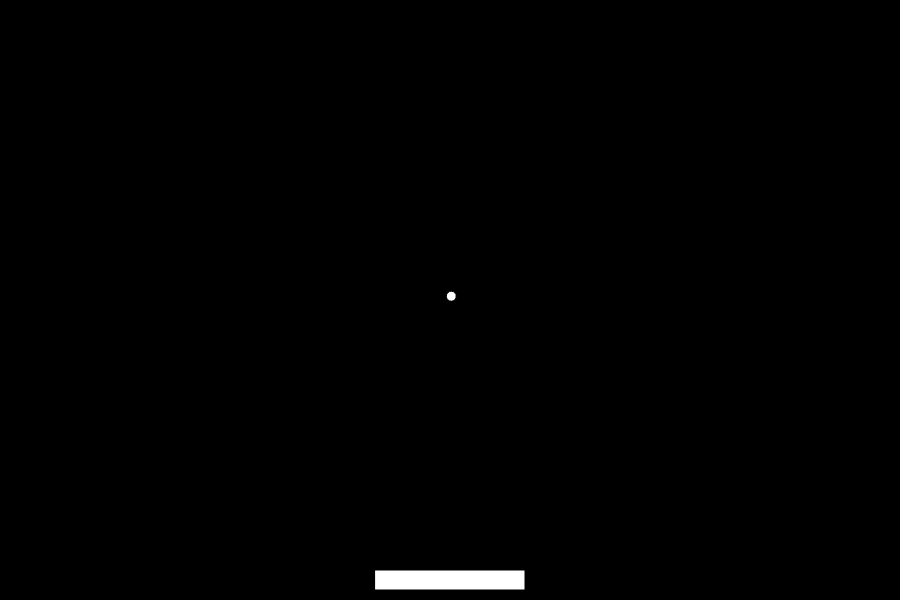
Frame 1 (no input)
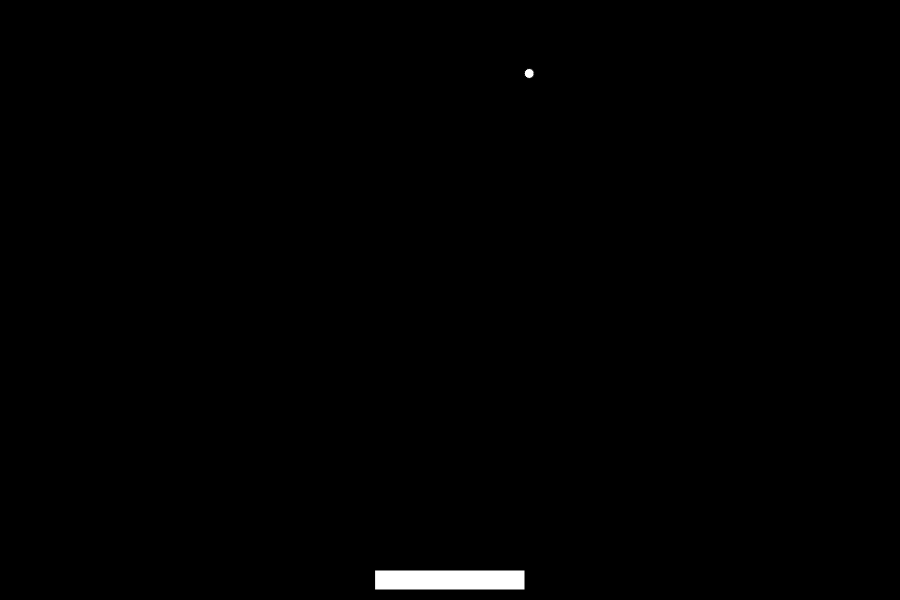
Frame 60 (no input)
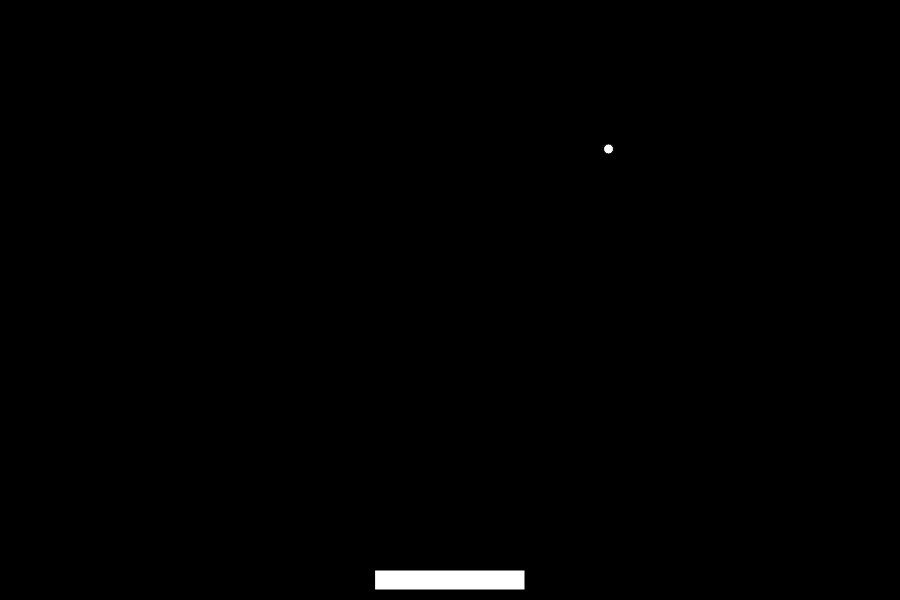
Frame 120 (the mouse pressed at the canvas centre since frame 60)

The p5.js sketch that drew these frames (run headless with seeded random() and noise() and a simulated clock; from frame 60 on, the mouse is pressed at the canvas centre):

// p5.js sketch
// ── sketch.js
var score = 0;
var paddle;
var ball;
var score_dom;
var paused = false;

function setup() {
  createCanvas(900, 600);
  paddle = new Paddle(width / 2, height - 20);
  ball = new Ball(
    createVector(width / 2, height / 2),
    random(-3 * PI / 4, -PI / 4)
  );

  score_dom = createP('Score: ' + score);
}

function draw() {
  background(0);
  paddle.update();
  paddle.show();
  ball.update();
  ball.show();

  ballHitsPaddle(ball, paddle);

  score_dom.html('Score: ' + score);
}

function ballHitsPaddle(ball, paddle) {
  if (ball.pos.y < height - 30) {
    return;
  }
  if (ball.pos.x < paddle.x - 75 || ball.pos.x > paddle.x + 75) {
    console.log('Missed paddle');
    ball.pos.x = width/2;
    ball.pos.y = height/2;
    ball.speed = 4;
  } else {
    var hitPos = ball.pos.x - paddle.x;
    ball.velocity.x += map(hitPos, -75, 75, -1, 1, true);
    ball.velocity.y *= -1;
    ball.velocity.normalize();
    score++;
    ball.speed += 0.5;
  }
}

function togglePause() {
  if (paused) {
    paused = false;
    loop();
  } else {
    paused = true;
    noLoop();
  }
}

function keyPressed() {
  if (keyCode === LEFT_ARROW) {
    paddle.moveLeft();
  } else if (keyCode === RIGHT_ARROW) {
    paddle.moveRight();
  } else if (key === 'p' || key === 'P') {
    togglePause();
  }
}

function keyReleased() {
  if (keyCode === LEFT_ARROW & paddle.direction === -1) {
    paddle.stop();
  }
  if (keyCode === RIGHT_ARROW & paddle.direction === 1) {
    paddle.stop();
  }
}

// ── ball.js
class Ball {
  constructor(pos, angle) {
    this.pos = pos;
    this.velocity = p5.Vector.fromAngle(angle);
    this.speed = 4;
  }

  reset() {
    this.pos = createVector(width / 2, height / 2);
    this.velocity = p5.Vector.fromAngle(random(-3 * PI / 4, -PI / 4));
    this.speed = 4;
  }

  show() {
    fill(255);
    ellipse(this.pos.x, this.pos.y, 10, 10);
  }

  update() {
    if (this.pos.y < 0) {
      this.velocity.y *= -1;
    }
    if (this.pos.x < 0 || this.pos.x > width) {
      this.velocity.x *= -1;
    }
    this.pos.add(p5.Vector.mult(this.velocity, this.speed));
  }
}

// ── paddle.js
class Paddle {
  constructor(x, y) {
    this.x = x;
    this.y = y;
    this.speed = 10;
    this.direction = 0;
  }

  show() {
    rectMode(CENTER);
    fill(255);
    rect(this.x, this.y, 150, 20);
  }

  update() {
    this.x += this.direction * this.speed;
  }

  moveLeft() {
    this.direction = -1;
  }

  moveRight() {
    this.direction = 1;
  }

  stop() {
    this.direction = 0;
  }
}
